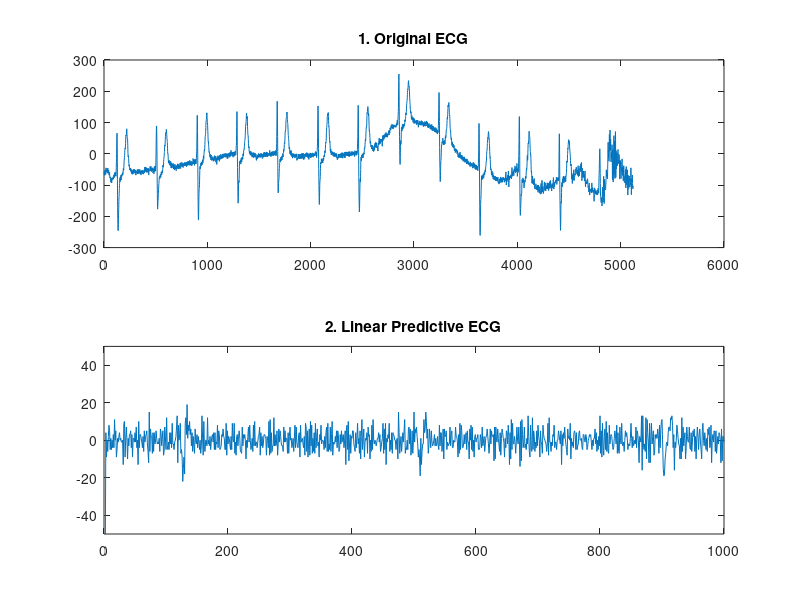

This chart was generated by the following MATLAB code:
%   ECG CCOMPRESSION    
%          1. Linear Predictive Coding
%          2. Coding-packing Scheme
%          ***********************************************************
%          * A * 1 *   5/4 bits     *   5/4 bits    *    5/4 bits    *
%          ***********************************************************
%          * B * 0 1 *      7/6 bits         *      7/6 bits         *
%          ***********************************************************
%          * C * 0 0 0 1 *  3 bits  *  3 bits  *  3 bits  *  3 bits  *
%          ***********************************************************
%          * D * 0 0 0 0 *2 bits *2 bits *2 bits*2 bits*2 bits*2 bits*
%          ***********************************************************
%          * E * 0 0 1 1 *              12 bits                      *
%          ***********************************************************
%
%   Clear our variables
clear
%   Load data sample
plotname = 'Lead 1';
load ecg.mat;
lead1 = ecgdata(:,2);
%size = length(lead1);
size = 1000;

lead11(1) = lead1(1);
lead11(2) = lead1(2);
for i = 3:1:size
    lead11(i) = lead1(i) - 2 * lead1(i-1) + lead1(i-2);
end

subplot(2, 1, 1); plot(lead1);
title('\bf1. Original ECG'); ylim([-300 300]);
subplot(2, 1, 2); plot(lead11);
title('\bf2. Linear Predictive ECG'); ylim([-50 50]);

for i = 1:6:size
    if (size < i+6)
        endpoint = size;
    else
        endpoint = i + 6;
    end
    %max = 0;

    %for j = i:1:endpoint
    %    if (abs(lead11(j))>max)
    %        max = abs(lead11);
    %    end
    %end
    maxi = max(lead11(i:endpoint));

    
    frameFormat = 5;
    if ((maxi>=-2) & (maxi<=1))
        frameFormat = 1;
    else if ((maxi>=-4) & (maxi<=3))
        frameFormat = 2;
    else if ((maxi>=-8) & (maxi<=7)) 
        frameFormat = 3;
    else if ((maxi>=-16) & (maxi<=15))
        frameFormat = 4;
    else if ((maxi>=-64) & (maxi<=63)) 
        frameFormat = 5;
        end
        end
        end
        end
    end
    %Data Packing
    disp(frameFormat);
end
